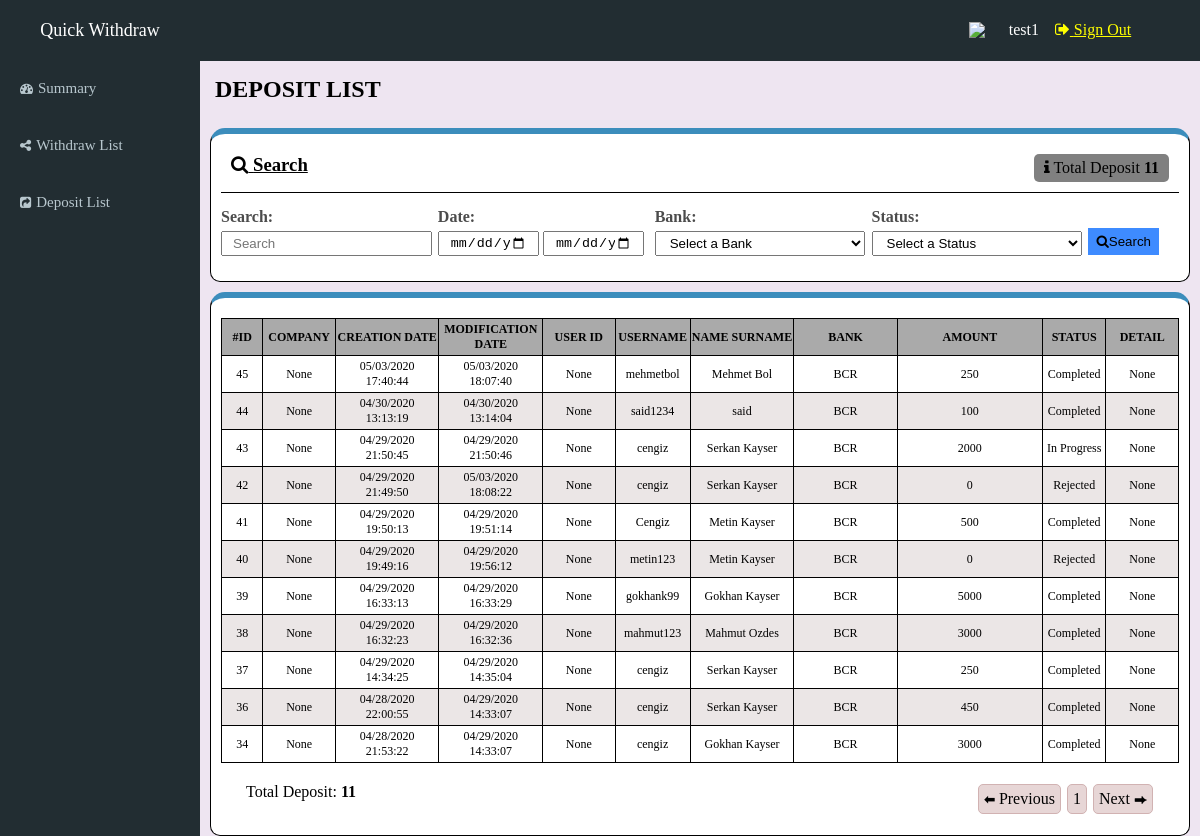
/dp_list/ (signed in), run on an earlier commit of the app's database.
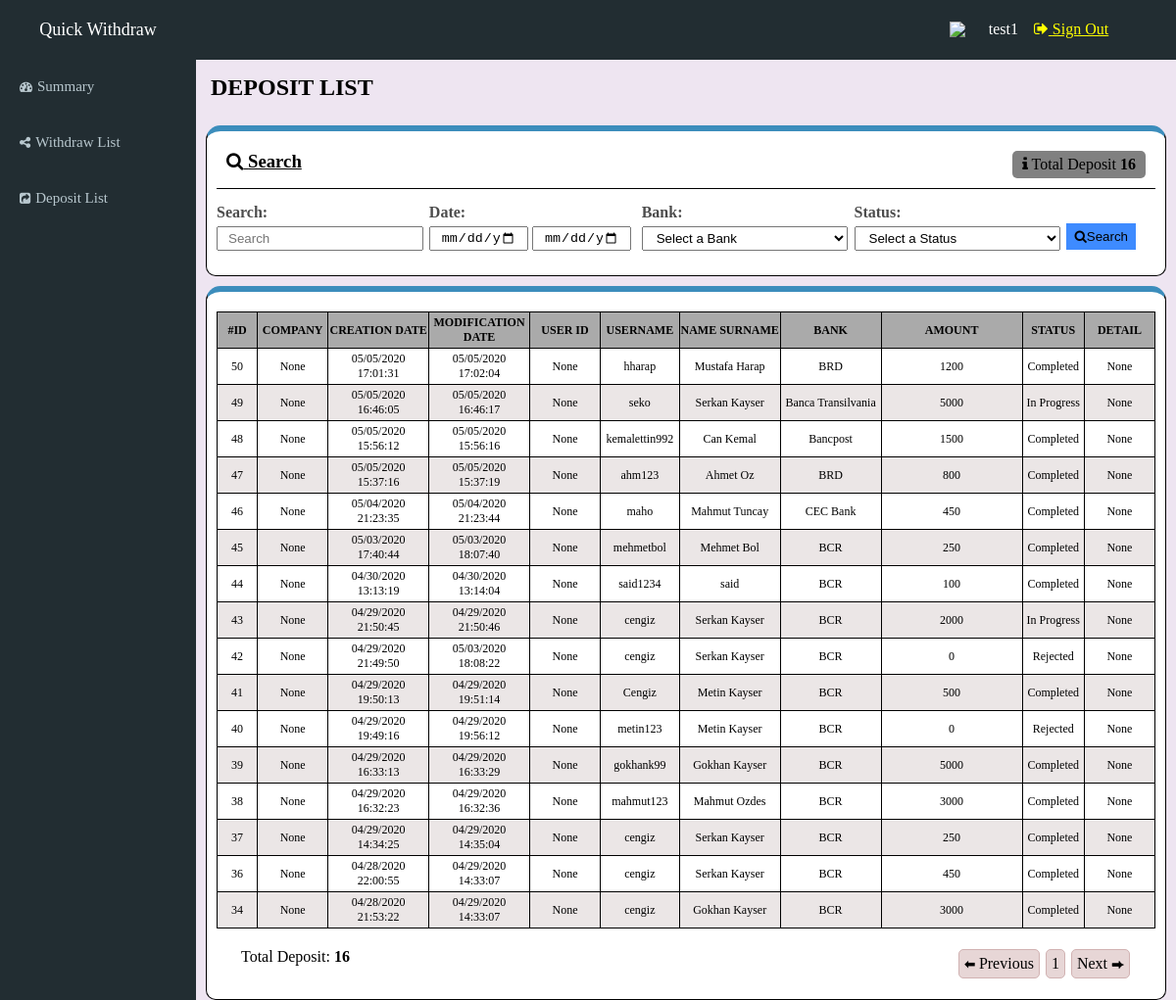
And on a later commit of the database.
### first_app/models.py (models this page shows, shortened)
class Deposit_Form(models.Model):
    id = models.AutoField(unique=True, primary_key=True)
    name = models.CharField(max_length=264)
    username = models.CharField(max_length=264)
    all_bank_name = (
        ('Banca Transilvania', 'Banca Transilvania'),
        ('Bancpost', 'Bancpost'),
        ('BCR', 'BCR'),
        ('BRD', 'BRD'),
        ('CEC Bank', 'CEC Bank'),
        ('Credit Europe Bank', 'Credit Europe Bank'),
        ('First Bank', 'First Bank'),
        ('Garanti', 'Garanti'),
        ('ING', 'ING'),
        ('UniCredit Bank', 'UniCredit Bank'),
        ('Raiffeisen Bank', 'Raiffeisen Bank'),
    )
    bank_name = models.CharField(max_length=50, default='' ,choices=all_bank_name)
    amount = models.IntegerField(default=0)
    all_status = (
        ('Pending', 'Pending'),
        ('In Progress', 'In Progress'),
        ('Completed', 'Completed'),
        ('Rejected', 'Rejected'),
    )
    status = models.CharField(max_length=15, default='In Progress', choices=all_status)
    created_date = models.DateTimeField(default=now, editable=False)
    modified_date = models.DateTimeField(auto_now=True)

### first_app/views.py (the view)
# urls.py: path('dp_list/', views.dp_list_pg, name='dp_list'),
@login_required
def dp_list_pg(request):
    deposit_list = Deposit_Form.objects.order_by('-id')
    counter = 0
    for dep in deposit_list:
        counter += 1
    my_context = {
        'Deposit_Form': deposit_list,
        'Sum': counter,
    }
    return render(request, 'first_app/dp_list_pg.html', context=my_context)

### templates/first_app/dp_list_pg.html (shortened to what this page needs)
{% extends 'first_app/base.html' %}
{% block content %}
<section class="content">
    <h2>DEPOSIT LIST</h2>
    <div class="divSearch">
        <div class="divSearch1-1">
            <h3 class="search_bar"><i class="fa fa-search"></i> Search</h3>
            <p><i class="fa fa-info"></i> Total Deposit
              <span class="total">
                {{ Sum }}
              </span></p>
        </div>
        <form class="divSearch1-2" action="{% url 'search_dp' %}" method="get">
            <div class="search1">
                <label for="">Search:</label>
                <input type="text" placeholder="Search" name="s1">
            </div>
            <div class="search2">
                <label for="">Date:</label>
                    <div class="searchDate">
                    <input type="date" name="s2-1">
                    <input type="date" name="s2-2">
                </div>
            </div>
            <div class="search3">
                <label for="">Bank:</label>
                <select name="s3" id="">
                    <option value="">Select a Bank</option>
                </select>
            </div>
            <div class="search4">
                <label for="">Status:</label>
                <select name="s4" id="">
                    <option value="">Select a Status</option>
                </select>
            </div>
            <div class="search5">
                <button class="searchButton"><i class="fa fa-search"></i>Search</button>
            </div>
        </form>
    </div>
    <div class="withdrawList">
        {% if Deposit_Form %}
          <table>
              <tr>
                  <th>#ID</th>
                  <th>COMPANY</th>
                  <th>CREATION DATE</th>
                  <th>MODIFICATION DATE</th>
                  <th>USER ID</th>
                  <th>USERNAME</th>
                  <th>NAME SURNAME</th>
                  <th>BANK</th>
                  <th>AMOUNT</th>
                  <th>STATUS</th>
                  <th>DETAIL</th>
              </tr>
              <tr>
                {% for dep in Deposit_Form %}
                <td>{{ dep.id }} </td>
                <td>{{ None }} </td>
                <td>{{ dep.created_date|date:"SHORT_DATE_FORMAT" }} {{ dep.created_date|time:"H:i:s" }} </td>
                <td>{{ dep.modified_date|date:"SHORT_DATE_FORMAT" }} {{ dep.modified_date|time:"H:i:s" }} </td>
                <td>{{ None }} </td>
                <td>{{ dep.username }} </td>
                <td>{{ dep.name }}</td>
                <td>{{ dep.bank_name }}</td>
                <td>{{ dep.amount }}</td>
                <td>{{ dep.status }}</td>
                <td>{{ None }} </td>
              </tr>
                {% endfor %}
          </table>
        {% else %}
            <p>You dont have any data</p>
        {% endif %}
        <div class="withdrawEnd">
            <p>Total Deposit:
              <span class="total">
                {{ Sum }}
               </span></p>
            <div class="pageNumbers">
                <ul>
                    <li><span class="arrow">⬅</span> Previous</li>
                    <li>1</li>
                    <li>Next <span class="arrow">⮕</span></li>
                </ul>
            </div>
        </div>
    </div>
</section>
{% endblock %}

What changed in the data, as far as the page shows it:
added Deposit_Form: id "50", None "None", created_date "05/05/2020", created_date "17:01:31", modified_date "05/05/2020", modified_date "17:02:04", username "hharap", name "Mustafa Harap", bank_name "BRD", amount "1200", status "Completed"
added Deposit_Form: id "49", None "None", created_date "05/05/2020", created_date "16:46:05", modified_date "05/05/2020", modified_date "16:46:17", username "seko", name "Serkan Kayser", bank_name "Banca Transilvania", amount "5000", status "In Progress"
added Deposit_Form: id "48", None "None", created_date "05/05/2020", created_date "15:56:12", modified_date "05/05/2020", modified_date "15:56:16", username "kemalettin992", name "Can Kemal", bank_name "Bancpost", amount "1500", status "Completed"
added Deposit_Form: id "47", None "None", created_date "05/05/2020", created_date "15:37:16", modified_date "05/05/2020", modified_date "15:37:19", username "ahm123", name "Ahmet Oz", bank_name "BRD", amount "800", status "Completed"
added Deposit_Form: id "46", None "None", created_date "05/04/2020", created_date "21:23:35", modified_date "05/04/2020", modified_date "21:23:44", username "maho", name "Mahmut Tuncay", bank_name "CEC Bank", amount "450", status "Completed"
Also different on the page:
{{ Sum }}: "11" → "16"
